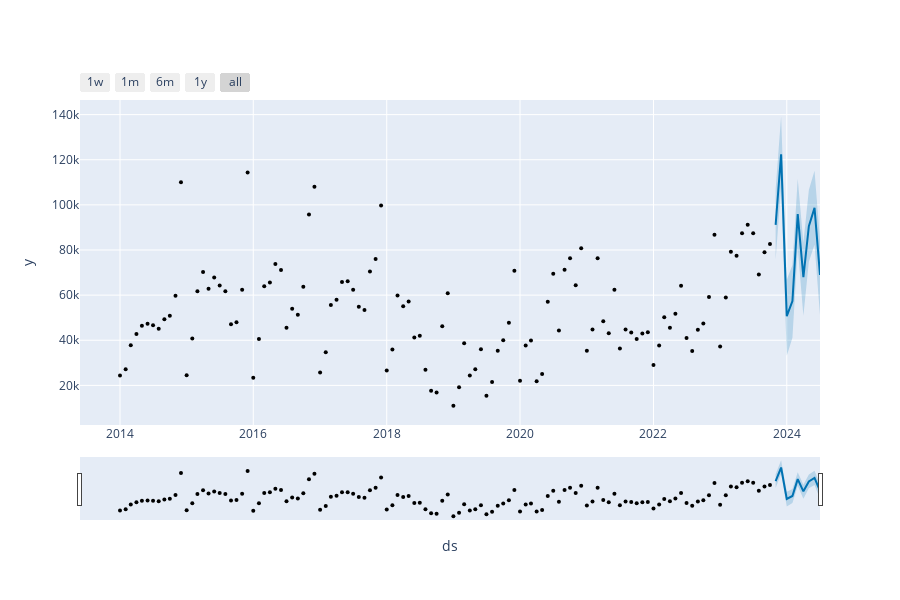

The notebook cell this image was saved under:
### Code cell
from prophet.plot import plot_plotly
import plotly.offline as py 

fig = plot_plotly(m,forecast)
py.iplot(fig)
